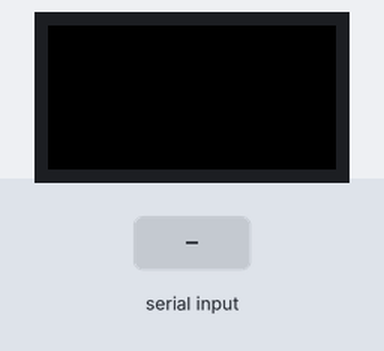
Recording of a sketch running on a simulated Arduino Mega 2560, built with avr-gcc and run on an emulated ATmega2560. On the bench: 32×16 colour display. The test bench sets the inputs (shaded band). What the sketch prints to the serial monitor is not drawn.

Above: at 1.2 s.
1.3 s: "5\n" received over the second serial link
At 2.5 s:
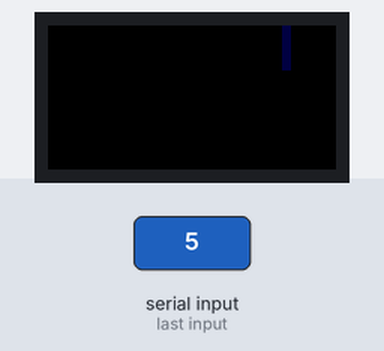
2.8 s: "1,90\n" received over the second serial link
At 3.7 s:
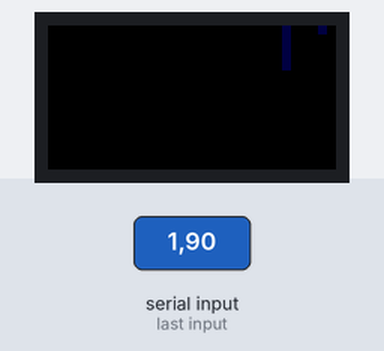
Timing chart, 0 to 5.8 s (numbered marks = the images above; inputs shaded):
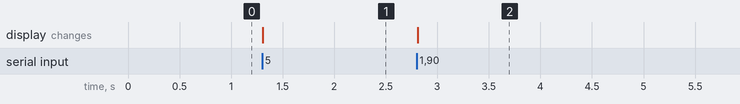

The sketch:

arduinofft.ino
```cpp
#include <Adafruit_GFX.h>   // Core graphics library
#include <RGBmatrixPanel.h> // Hardware-specific library

#define CLK 11  // MUST be on PORTB! (Use pin 11 on Mega)
#define LAT 10
#define OE  9
#define A   A0
#define B   A1
#define C   A2
RGBmatrixPanel matrix(A, B, C, CLK, LAT, OE, false);

byte last[32] = {0,0,0,0,0,0,0,0,0,0,0,0,0,0,0,0,0,0,0,0,0,0,0,0,0,0,0,0,0,0};

#define RED_PEAK 10

uint16_t green = matrix.Color333(0, 255, 0);
uint16_t red = matrix.Color333(255, 0, 0);
uint16_t black = matrix.Color333(0, 0, 0);
uint16_t blue = matrix.Color333(0, 0, 50);

String sep = ":";

void setup() {
  Serial.begin(57600);
  Serial1.begin(57600);
  matrix.begin();
  Serial.println("Starting");
}

void loop() {
  while (Serial1.available() > 0) {
    String in = Serial1.readStringUntil('\n');

    int f = in.substring(0, in.indexOf(sep)).toInt();
    int ff = in.substring(in.indexOf(sep) + sep.length()).toInt();

    if (f < 31 && ff < 16) {
      int x0 = f;

      if (ff > 0) {
        Serial.print("Got: ");
        Serial.print(f);
        Serial.print(' ');
        Serial.println(ff);
      }

      uint16_t color;

      if (ff > last[f]) {
        for(int y = last[f]; y <= ff; y++) {
          int x = 31 - x0;
          color = y > RED_PEAK ? red : blue;
          matrix.drawPixel(x, y - 1, color);
        }
      } else if (last[f] > ff) {
        color = black;

        for(int y = last[f]; y > ff; y--) {
          matrix.drawPixel(31 - x0, y - 1, color);
        }
      }

      matrix.swapBuffers(false);

      last[f] = ff;
    }
  }
}
```

Measured:
- after the input at 1.3 s, the display: changes at once (image 1)
- after the input at 2.8 s, the display: changes at once (image 2)
